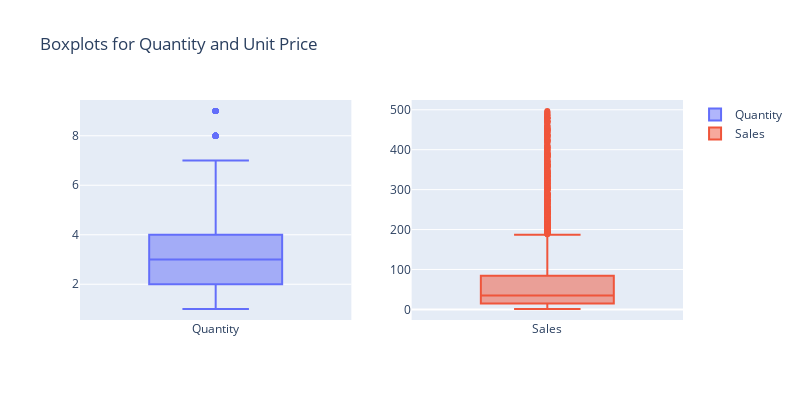

Source (notebook cell):
### Code cell
# Create boxplots for 'Quantity' and 'Sales' using Plotly
fig = make_subplots(rows=1, cols=2)

# Add a vertical boxplot for 'Quantity' in the first column
fig.add_trace(go.Box(y=data['Quantity'], name='Quantity'), row=1, col=1)

# Add a vertical boxplot for 'UnitPrice' in the second column
fig.add_trace(go.Box(y=data['Sales'], name='Sales'), row=1, col=2)

# Update the layout
fig.update_layout(
    title='Boxplots for Quantity and Unit Price',
    height=400,
    width=800
)

# Show the plot
fig.show()

### Figure 1 — Plotly figure (JSON) as saved in the notebook; plotly's stock layout.template omitted (floating-point values rounded to 4 significant figures; data arrays with more than 128 entries replaced by an {"elided": "..."} marker saying what was removed)
{"data": [{"name": "Quantity", "type": "box", "xaxis": "x", "y": {"elided": "6764 int values"}, "yaxis": "y"}, {"name": "Sales", "type": "box", "xaxis": "x2", "y": {"elided": "6764 float values"}, "yaxis": "y2"}], "layout": {"height": 400, "title": {"text": "Boxplots for Quantity and Unit Price"}, "width": 800, "xaxis": {"anchor": "y", "domain": [0, 0.45]}, "xaxis2": {"anchor": "y2", "domain": [0.55, 1]}, "yaxis": {"anchor": "x", "domain": [0, 1]}, "yaxis2": {"anchor": "x2", "domain": [0, 1]}}}
